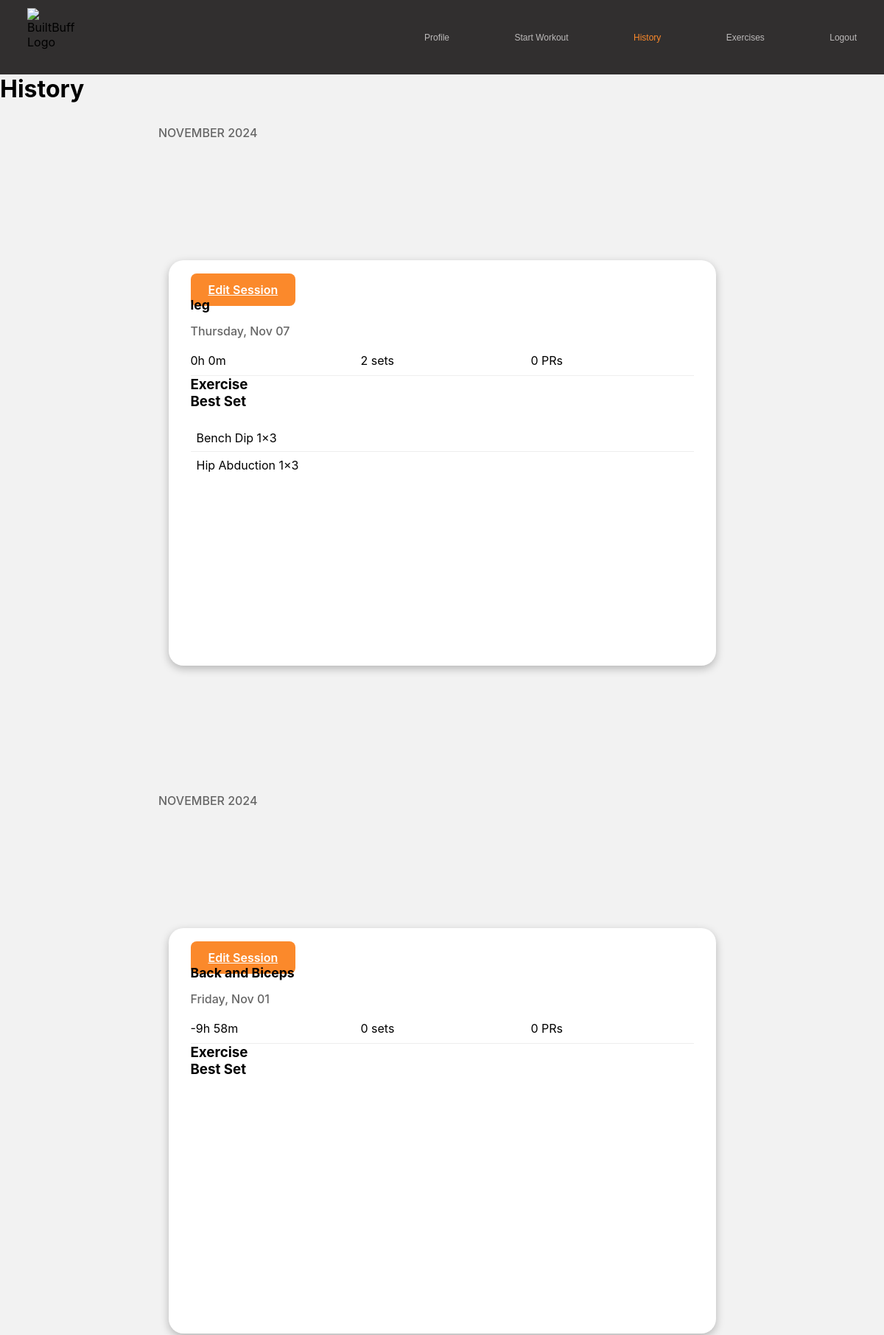
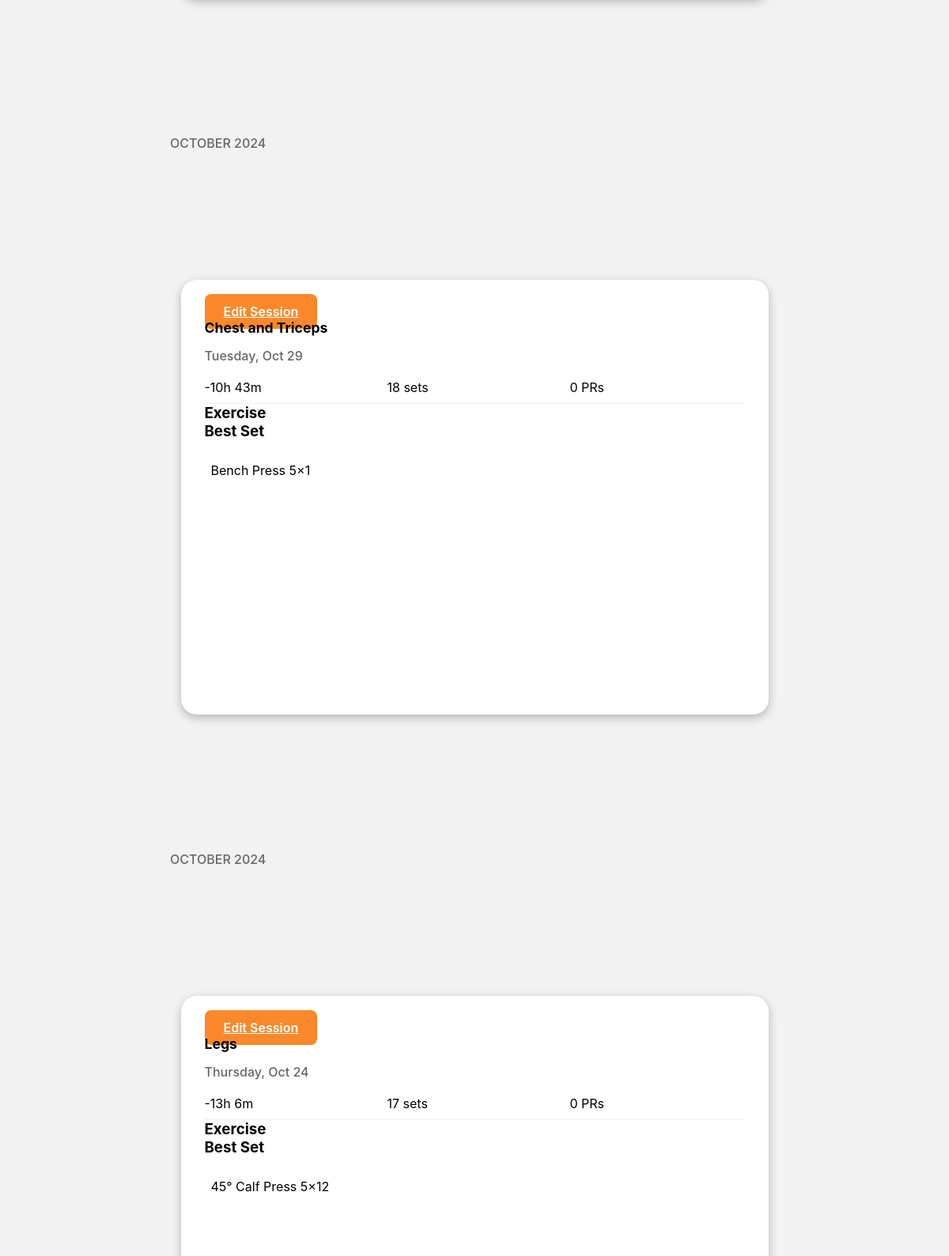
Screenshot of /history (signed in, upper part) with the database file from the repository (2 pictures, top to bottom).
### models.py (models this page shows)
class WorkoutSession(db.Model):
    __tablename__ = 'workout_sessions'
    session_id = db.Column(db.Integer, primary_key=True)
    user_id = db.Column(db.Integer, db.ForeignKey('users.user_id'), nullable=False)
    session_name = db.Column(db.String(100), nullable=False)
    start_time = db.Column(db.DateTime, default=datetime.utcnow)
    end_time = db.Column(db.DateTime, nullable=True)
    status = db.Column(db.String(10), default='active')
    workout_logs = db.relationship('WorkoutLog', backref='session', lazy=True)
    def get_total_duration(self):
        if self.end_time and self.start_time:
            total_duration = self.end_time - self.start_time
            hours, remainder = divmod(total_duration.total_seconds(), 3600)
            minutes, seconds = divmod(remainder, 60)
            return f"{int(hours)}:{int(minutes)}:{int(seconds)}"
        else:
            return "0:0:0"

class WorkoutLog(db.Model):
    __tablename__ = 'workout_logs'
    workout_id = db.Column(db.Integer, primary_key=True)
    user_id = db.Column(db.Integer, db.ForeignKey('users.user_id'))
    session_id = db.Column(db.Integer, db.ForeignKey('workout_sessions.session_id'), nullable=False)
    session_workout_number = db.Column(db.Integer)  # New field for tracking workout number in the session
    completed_at = db.Column(db.Date)
    intensity_level = db.Column(db.String(10))
    rest_time = db.Column(db.Integer)
    reps = db.Column(db.Integer)
    sets = db.Column(db.Integer)
    exercise_name = db.Column(db.String(100))
    equipment = db.Column(db.String(100))
    variation = db.Column(db.String(100))
    weight = db.Column(db.Float)  # Weight used in each exercise

### app.py (the view)
@app.route('/history', methods=['GET'])
def history():
    if 'user_id' not in session:
        return redirect(url_for('login'))
    user_id = session['user_id']
    workout_sessions = WorkoutSession.query.filter_by(user_id=user_id).order_by(WorkoutSession.start_time.desc()).all()
    history_data = []
    for workout_session in workout_sessions:
        workouts = WorkoutLog.query.filter_by(session_id=workout_session.session_id, user_id=user_id).order_by(WorkoutLog.completed_at, WorkoutLog.exercise_name).all()
        start_time = workout_session.start_time
        formatted_date = {
            'month_year': start_time.strftime("%B %Y"),
            'day_name': start_time.strftime("%A"),
            'short_date': start_time.strftime("%b %d"),
            'full_date': start_time.strftime("%Y-%m-%d %H:%M")
        }
        workout_list = [
            {
                "exercise_name": workout.exercise_name,
                "sets": workout.sets,
                "reps": workout.reps,
                "weight": workout.weight,
                "completed_at": workout.completed_at.strftime("%Y-%m-%d") if workout.completed_at else "N/A"
            }
            for workout in workouts
        ]
        history_data.append({
            "session_id": workout_session.session_id,
            "session_name": workout_session.session_name,
            "formatted_date": formatted_date,
            "workouts": workout_list,
            "status": workout_session.status,
            "start_time": start_time.strftime("%Y-%m-%d %H:%M") if start_time else None,
            "end_time": workout_session.end_time.strftime("%Y-%m-%d %H:%M") if workout_session.end_time else None,
            "total_duration": str(workout_session.get_total_duration()) if workout_session.end_time else None,
        })
    return render_template('history.html', workout_sessions=history_data)

### templates/history.html (shortened to what this page needs)
{% extends "base.html" %}
{% block content %}
<main class="main-content">
    <h1 class="heading-primary">History</h1>
    {% set current_month = None %}
    <div class="workout-grid">
        {% for session in workout_sessions %}
            {% if session.formatted_date.month_year != current_month %}
                {% set current_month = session.formatted_date.month_year %}
                <p class="text-gray">{{ current_month|upper }}</p>
            {% endif %}
            <div class="workout-card">
                <div class="card-header">
                    <a href="{{ url_for('edit_session', session_id=session.session_id) }}" class="btn btn-secondary">Edit Session</a>
                    <h2 class="heading-secondary">{{ session.session_name }}</h2>
                    <p class="text-gray">{{ session.formatted_date.day_name }}, {{ session.formatted_date.short_date }}</p>
                </div>
                <div class="stats-container">
                    <div class="stat-item">
                        <span class="stat-value">
                            {% if session.total_duration %}
                                {% set duration_parts = session.total_duration.split(':') %}
                                {{ duration_parts[0] }}h {{ duration_parts[1] }}m
                            {% else %}
                                N/A
                            {% endif %}
                        </span>
                    </div>
                    <div class="stat-item">
                        <span class="stat-value">{{ session.workouts|length }} sets</span>
                    </div>
                    <div class="stat-item">
                        <span class="stat-value">0 PRs</span>
                    </div>
                </div>
                <div class="exercise-container">
                    <div class="exercise-header">
                        <h3>Exercise</h3>
                        <h3>Best Set</h3>
                    </div>
                    <div class="exercise-list">
                        {% set grouped_exercises = {} %}
                        {% for workout in session.workouts[:5] %}
                            {% if workout.exercise_name not in grouped_exercises %}
                                {% set _ = grouped_exercises.update({workout.exercise_name: {'count': 1, 'reps': workout.reps}}) %}
                            {% else %}
                                {% set _ = grouped_exercises.update({
                                    workout.exercise_name: {
                                        'count': grouped_exercises[workout.exercise_name]['count'] + 1,
                                        'reps': workout.reps
                                    }
                                }) %}
                            {% endif %}
                        {% endfor %}
                        {% for exercise_name, data in grouped_exercises.items() %}
                            <div class="exercise-item">
                                <span class="exercise-name">{{ exercise_name|title }}</span>
                                <span class="exercise-stats">{{ data.count }}×{{ data.reps }}</span>
                            </div>
                        {% endfor %}
                    </div>
                </div>
            </div>
        {% endfor %}
    </div>
</main>
{% endblock %}

### templates/base.html (shortened to what this page needs)
<!DOCTYPE html>
<html>
<head>
    <link rel="stylesheet" href="{{ url_for('static', filename='index.css') }}">
</head>
<body>
    <nav class="navbar">
        <img src="{{ url_for('static', filename='buffbuffalo.png') }}" alt="BuiltBuff Logo" class="navbar-logo">
        <div class="nav-menu">
            <a href="{{ url_for('profile') }}" class="nav-item {% if request.endpoint == 'profile' %}active{% endif %}">
                <span class="nav-label">Profile</span>
            </a>
            <a href="{{ url_for('startworkout') }}" class="nav-item {% if request.endpoint in ['startworkout', 'current_workout'] %}active{% endif %}">
                <span class="nav-label">Start Workout</span>
            </a>
            <a href="{{ url_for('history') }}" class="nav-item {% if request.endpoint == 'history' %}active{% endif %}">
                <span class="nav-label">History</span>
            </a>
            <a href="{{ url_for('exercises') }}" class="nav-item {% if request.endpoint == 'exercises' %}active{% endif %}">
                <span class="nav-label">Exercises</span>
            </a>
            <a href="{{ url_for('logout') }}" class="nav-item">
                <span class="nav-label">Logout</span>
            </a>
        </div>
    </nav>
    <main>
        {% block content %}{% endblock %}
    </main>
</body>
</html>

### static/index.css (style rules this page uses)
* { margin: 0; padding: 0; box-sizing: border-box; }
body { font-family: -apple-system, BlinkMacSystemFont, "Segoe UI", Roboto, sans-serif; background: #F2F2F2; min-height: 100vh; }
.navbar { background: #312F2F; height: 101px; width: 100%; display: flex; align-items: center; padding: 0 37px; }
.navbar-logo { width: 79px; height: 79px; }
.nav-menu { display: flex; gap: 40px; margin-left: auto; }
.nav-item { color: #BDBBBB; text-align: center; }
.nav-item.active { color: #FB892B; }
.btn { padding: 12px 24px; border-radius: 8px; border: none; font-size: 16px; font-weight: 600; cursor: pointer; }
.btn-secondary { background: #FB892B; color: white; }
.workout-card { background: white; border-radius: 20px; padding: 20px; margin-bottom: 20px; }
.exercise-list { margin: 20px 0; }
.exercise-item { padding: 10px 0; border-bottom: 1px solid #EEE; }
.workout-grid { max-width: 800px; margin: 0 auto; padding: 15px; display: flex; flex-direction: column; gap: 8px; }
.text-gray { color: #666; font-weight: 500; margin: 15px 0 5px 0; }
.workout-card { width: 100%; background: white; border-radius: 12px; padding: 8px; margin-bottom: 8px; box-shadow: 0px 2px 8px rgba(0, 0, 0, 0.1); max-height: 550px; overflow: hidden; }
.stats-container { display: grid; grid-template-columns: repeat(3, 1fr); gap: 10px; padding: 10px 0; border-bottom: 1px solid #eee; }
.exercise-item { padding: 8px; border-bottom: 1px solid #eee; }
.heading-secondary { font-size: 1.1rem; margin: 0; }
.card-header { margin-bottom: 10px; }
.exercise-item:last-child { border-bottom: none; padding-bottom: 0; }
.workout-card { width: 743px; height: 982px; margin: 150px auto; background: white; border-radius: 20px; box-shadow: 0px 4px 12px rgba(0, 0, 0, 0.25); padding: 30px; }
.nav-menu { width: 587px; height: 78px; display: flex; justify-content: space-between; align-items: center; position: relative; }
.nav-item { display: flex; flex-direction: column; align-items: center; text-decoration: none; }
.nav-item.active .nav-label { color: #FB892B; }
.nav-label { color: #BDBBBB; font-size: 12px; font-family: 'NCL Monster Beast', sans-serif; font-weight: 400; }

### rows the page displays
WorkoutSession: current_month "NOVEMBER 2024", session_name "leg", formatted_date.day_name "Thursday", formatted_date.short_date "Nov 07", duration_parts "0", workouts|length "2"
WorkoutLog: exercise_name "Bench Dip", count "1", reps "3"
WorkoutLog: exercise_name "Hip Abduction", count "1", reps "3"
WorkoutSession: current_month "NOVEMBER 2024", session_name "Back and Biceps", formatted_date.day_name "Friday", formatted_date.short_date "Nov 01", duration_parts "-9", duration_parts "58", workouts|length "0"
WorkoutSession: current_month "OCTOBER 2024", session_name "Chest and Triceps", formatted_date.day_name "Tuesday", formatted_date.short_date "Oct 29", duration_parts "-10", duration_parts "43", workouts|length "18"
WorkoutLog: exercise_name "Bench Press", count "5", reps "1"
WorkoutSession: current_month "OCTOBER 2024", session_name "Legs", formatted_date.day_name "Thursday", formatted_date.short_date "Oct 24", duration_parts "-13", duration_parts "6", workouts|length "17"
WorkoutLog: exercise_name "45° Calf Press", count "5", reps "12"
